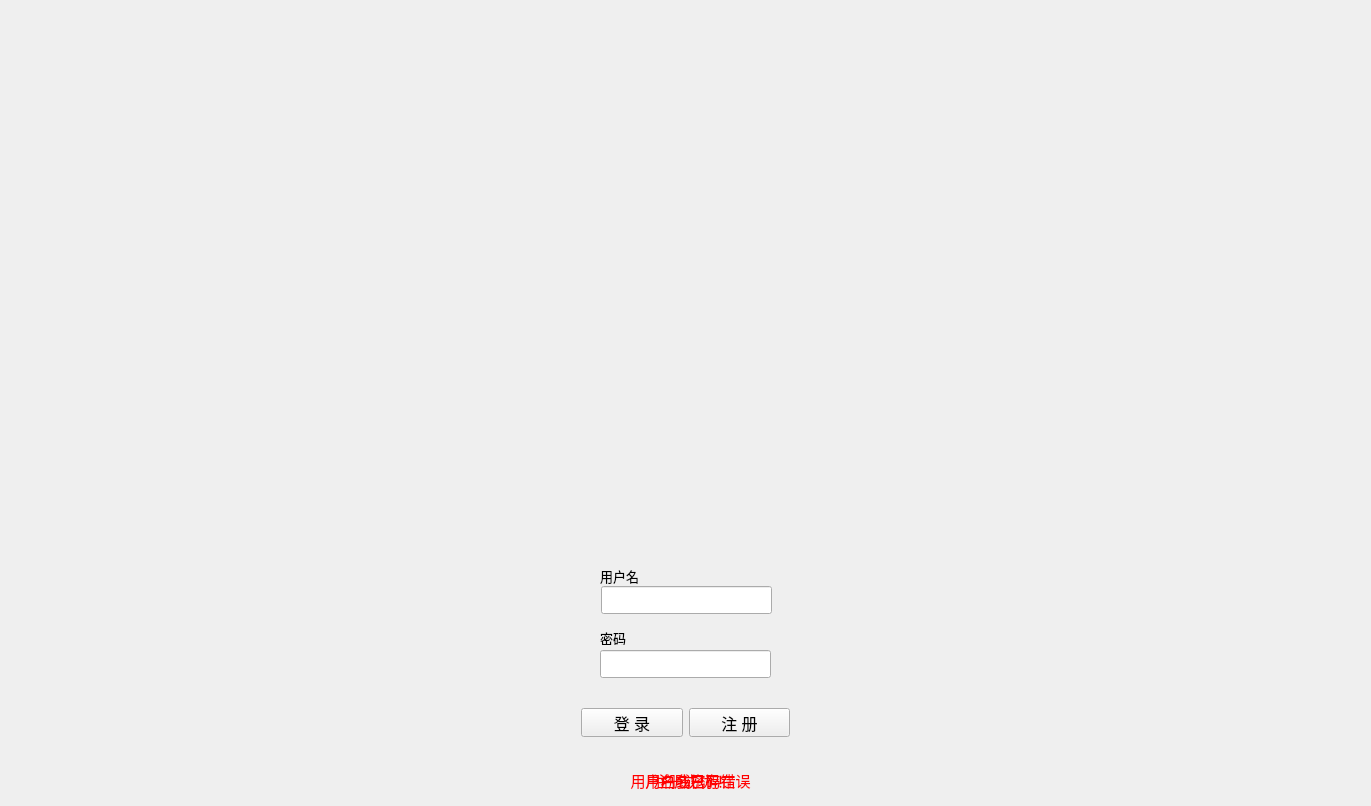
<?xml version="1.0" encoding="UTF-8"?>
<ui version="4.0">
 <class>pokBattle</class>
 <widget class="QMainWindow" name="pokBattle">
  <property name="geometry">
   <rect>
    <x>0</x>
    <y>0</y>
    <width>1371</width>
    <height>806</height>
   </rect>
  </property>
  <property name="sizePolicy">
   <sizepolicy hsizetype="Fixed" vsizetype="Fixed">
    <horstretch>0</horstretch>
    <verstretch>0</verstretch>
   </sizepolicy>
  </property>
  <property name="font">
   <font>
    <family>华光胖头鱼_CNKI</family>
    <pointsize>5</pointsize>
   </font>
  </property>
  <property name="windowTitle">
   <string>POKBATTLE！</string>
  </property>
  <property name="toolTip">
   <string/>
  </property>
  <property name="layoutDirection">
   <enum>Qt::LeftToRight</enum>
  </property>
  <property name="autoFillBackground">
   <bool>true</bool>
  </property>
  <property name="styleSheet">
   <string notr="true">#mainWidget{border-image:url(:/pokpic/mainpic.jpg)}</string>
  </property>
  <property name="tabShape">
   <enum>QTabWidget::Triangular</enum>
  </property>
  <widget class="QWidget" name="mainWidget">
   <widget class="QLineEdit" name="idbox">
    <property name="geometry">
     <rect>
      <x>601</x>
      <y>586</y>
      <width>171</width>
      <height>28</height>
     </rect>
    </property>
    <property name="font">
     <font>
      <family>HGH1X_CNKI</family>
     </font>
    </property>
    <property name="styleSheet">
     <string notr="true"/>
    </property>
    <property name="maxLength">
     <number>10</number>
    </property>
   </widget>
   <widget class="QLineEdit" name="passwordbox">
    <property name="geometry">
     <rect>
      <x>600</x>
      <y>650</y>
      <width>171</width>
      <height>28</height>
     </rect>
    </property>
    <property name="font">
     <font>
      <family>HGH1X_CNKI</family>
     </font>
    </property>
    <property name="maxLength">
     <number>20</number>
    </property>
    <property name="echoMode">
     <enum>QLineEdit::Password</enum>
    </property>
   </widget>
   <widget class="QLabel" name="idlabel">
    <property name="geometry">
     <rect>
      <x>600</x>
      <y>550</y>
      <width>91</width>
      <height>51</height>
     </rect>
    </property>
    <property name="font">
     <font>
      <family>方正粗黑宋简体</family>
      <pointsize>10</pointsize>
      <weight>50</weight>
      <bold>false</bold>
     </font>
    </property>
    <property name="styleSheet">
     <string notr="true"/>
    </property>
    <property name="text">
     <string>用户名</string>
    </property>
   </widget>
   <widget class="QLabel" name="passwordlabel">
    <property name="geometry">
     <rect>
      <x>600</x>
      <y>630</y>
      <width>72</width>
      <height>15</height>
     </rect>
    </property>
    <property name="font">
     <font>
      <family>方正粗黑宋简体</family>
      <pointsize>10</pointsize>
     </font>
    </property>
    <property name="text">
     <string>密码</string>
    </property>
   </widget>
   <widget class="QWidget" name="layoutWidget">
    <property name="geometry">
     <rect>
      <x>570</x>
      <y>697</y>
      <width>231</width>
      <height>51</height>
     </rect>
    </property>
    <layout class="QHBoxLayout" name="horizontalLayout">
     <item>
      <widget class="QPushButton" name="loginButton">
       <property name="sizePolicy">
        <sizepolicy hsizetype="Preferred" vsizetype="Preferred">
         <horstretch>0</horstretch>
         <verstretch>0</verstretch>
        </sizepolicy>
       </property>
       <property name="font">
        <font>
         <family>华光胖头鱼_CNKI</family>
         <pointsize>12</pointsize>
        </font>
       </property>
       <property name="styleSheet">
        <string notr="true">border-image: url(:/buttons/buttons/Text (1).png);</string>
       </property>
       <property name="text">
        <string>登 录</string>
       </property>
      </widget>
     </item>
     <item>
      <widget class="QPushButton" name="registButton">
       <property name="sizePolicy">
        <sizepolicy hsizetype="Preferred" vsizetype="Preferred">
         <horstretch>0</horstretch>
         <verstretch>0</verstretch>
        </sizepolicy>
       </property>
       <property name="font">
        <font>
         <family>华光胖头鱼_CNKI</family>
         <pointsize>12</pointsize>
        </font>
       </property>
       <property name="styleSheet">
        <string notr="true">border-image: url(:/buttons/buttons/Text (2).png);</string>
       </property>
       <property name="text">
        <string>注 册</string>
       </property>
      </widget>
     </item>
    </layout>
   </widget>
   <widget class="QLabel" name="loginFailLabel">
    <property name="enabled">
     <bool>true</bool>
    </property>
    <property name="geometry">
     <rect>
      <x>610</x>
      <y>770</y>
      <width>161</width>
      <height>21</height>
     </rect>
    </property>
    <property name="font">
     <font>
      <family>华光胖头鱼_CNKI</family>
      <pointsize>11</pointsize>
     </font>
    </property>
    <property name="styleSheet">
     <string notr="true">color: rgb(255, 0, 0);</string>
    </property>
    <property name="text">
     <string>用户名或密码错误</string>
    </property>
    <property name="alignment">
     <set>Qt::AlignCenter</set>
    </property>
   </widget>
   <widget class="QLabel" name="registFailLabel">
    <property name="enabled">
     <bool>true</bool>
    </property>
    <property name="geometry">
     <rect>
      <x>630</x>
      <y>770</y>
      <width>121</width>
      <height>21</height>
     </rect>
    </property>
    <property name="font">
     <font>
      <family>华光胖头鱼_CNKI</family>
      <pointsize>11</pointsize>
     </font>
    </property>
    <property name="styleSheet">
     <string notr="true">color: rgb(255, 0, 0);</string>
    </property>
    <property name="text">
     <string>用户名已存在</string>
    </property>
    <property name="alignment">
     <set>Qt::AlignCenter</set>
    </property>
   </widget>
   <widget class="QLabel" name="registSuccess">
    <property name="enabled">
     <bool>true</bool>
    </property>
    <property name="geometry">
     <rect>
      <x>630</x>
      <y>770</y>
      <width>121</width>
      <height>21</height>
     </rect>
    </property>
    <property name="font">
     <font>
      <family>华光胖头鱼_CNKI</family>
      <pointsize>11</pointsize>
     </font>
    </property>
    <property name="styleSheet">
     <string notr="true">color: rgb(255, 0, 0);</string>
    </property>
    <property name="text">
     <string>注册成功！</string>
    </property>
    <property name="alignment">
     <set>Qt::AlignCenter</set>
    </property>
   </widget>
  </widget>
 </widget>
 <layoutdefault spacing="6" margin="11"/>
 <resources>
  <include location="pokemonClientGUI.qrc"/>
 </resources>
 <connections>
  <connection>
   <sender>loginButton</sender>
   <signal>clicked()</signal>
   <receiver>pokBattle</receiver>
   <slot>loginSlot()</slot>
   <hints>
    <hint type="sourcelabel">
     <x>619</x>
     <y>725</y>
    </hint>
    <hint type="destinationlabel">
     <x>445</x>
     <y>774</y>
    </hint>
   </hints>
  </connection>
  <connection>
   <sender>registButton</sender>
   <signal>clicked()</signal>
   <receiver>pokBattle</receiver>
   <slot>registSlot()</slot>
   <hints>
    <hint type="sourcelabel">
     <x>744</x>
     <y>717</y>
    </hint>
    <hint type="destinationlabel">
     <x>948</x>
     <y>780</y>
    </hint>
   </hints>
  </connection>
 </connections>
 <slots>
  <slot>loginSlot()</slot>
  <slot>registSlot()</slot>
 </slots>
</ui>
